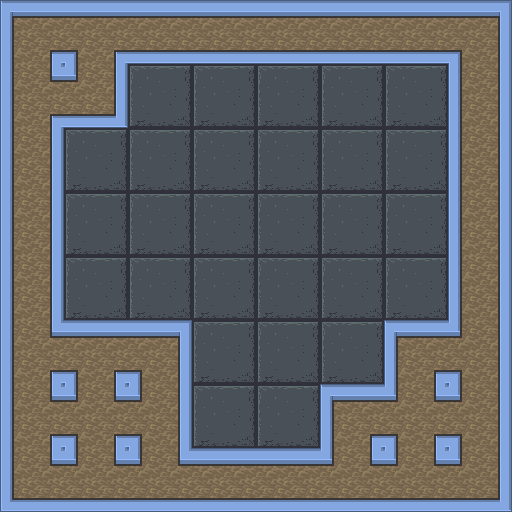

Below is a game level as drawn by its tile map, then a one-line description and the .tmx that defines it (tile-layer data replaced by summaries):
An orthogonal 8x8 tile map with 64x64 px tiles, 3 tile layers (floor, walls, ceiling).

<map version="1.2" tiledversion="1.3.3" orientation="orthogonal" renderorder="right-down" width="8" height="8" tilewidth="64" tileheight="64" infinite="0" nextlayerid="5" nextobjectid="3">
 <editorsettings>
  <export format="json" />
 </editorsettings>
 <tileset firstgid="1" name="blue_castle" tilewidth="64" tileheight="64" tilecount="30" columns="6">
  <image source="../tilesets/blue_castle.png" width="384" height="320" />
  <tile id="0">
   <properties>
    <property name="solid" type="bool" value="false" />
   </properties>
  </tile>
  <tile id="1">
   <properties>
    <property name="solid" type="bool" value="true" />
    <property name="wall" type="bool" value="true" />
   </properties>
  </tile>
  <tile id="2">
   <properties>
    <property name="solid" type="bool" value="true" />
   </properties>
  </tile>
  <tile id="3">
   <properties>
    <property name="solid" type="bool" value="false" />
   </properties>
  </tile>
  <tile id="4">
   <properties>
    <property name="solid" type="bool" value="true" />
   </properties>
  </tile>
  <tile id="5">
   <properties>
    <property name="solid" type="bool" value="false" />
   </properties>
  </tile>
  <tile id="6">
   <properties>
    <property name="solid" type="bool" value="false" />
   </properties>
  </tile>
  <tile id="7">
   <properties>
    <property name="solid" type="bool" value="false" />
   </properties>
  </tile>
  <tile id="8">
   <properties>
    <property name="solid" type="bool" value="false" />
   </properties>
  </tile>
  <tile id="9">
   <properties>
    <property name="solid" type="bool" value="false" />
   </properties>
  </tile>
  <tile id="10">
   <properties>
    <property name="solid" type="bool" value="true" />
   </properties>
  </tile>
  <tile id="11">
   <properties>
    <property name="solid" type="bool" value="false" />
   </properties>
  </tile>
  <tile id="12">
   <properties>
    <property name="solid" type="bool" value="true" />
   </properties>
  </tile>
  <tile id="13">
   <properties>
    <property name="solid" type="bool" value="true" />
    <property name="wall" type="bool" value="true" />
   </properties>
  </tile>
  <tile id="14">
   <properties>
    <property name="solid" type="bool" value="true" />
   </properties>
  </tile>
  <tile id="15">
   <properties>
    <property name="solid" type="bool" value="true" />
   </properties>
  </tile>
  <tile id="16">
   <properties>
    <property name="solid" type="bool" value="false" />
   </properties>
  </tile>
  <tile id="17">
   <properties>
    <property name="solid" type="bool" value="false" />
   </properties>
  </tile>
  <tile id="18">
   <properties>
    <property name="solid" type="bool" value="true" />
   </properties>
  </tile>
  <tile id="19">
   <properties>
    <property name="solid" type="bool" value="false" />
   </properties>
  </tile>
  <tile id="20">
   <properties>
    <property name="solid" type="bool" value="true" />
   </properties>
  </tile>
  <tile id="21">
   <properties>
    <property name="solid" type="bool" value="true" />
   </properties>
  </tile>
  <tile id="22">
   <properties>
    <property name="solid" type="bool" value="false" />
   </properties>
  </tile>
  <tile id="23">
   <properties>
    <property name="solid" type="bool" value="false" />
   </properties>
  </tile>
  <tile id="24">
   <properties>
    <property name="solid" type="bool" value="false" />
   </properties>
  </tile>
  <tile id="25">
   <properties>
    <property name="solid" type="bool" value="false" />
   </properties>
  </tile>
  <tile id="26">
   <properties>
    <property name="solid" type="bool" value="false" />
   </properties>
  </tile>
  <tile id="27">
   <properties>
    <property name="solid" type="bool" value="true" />
    <property name="wall" type="bool" value="true" />
   </properties>
  </tile>
  <tile id="28">
   <properties>
    <property name="solid" type="bool" value="true" />
    <property name="wall" type="bool" value="true" />
   </properties>
  </tile>
  <tile id="29">
   <properties>
    <property name="solid" type="bool" value="true" />
    <property name="wall" type="bool" value="true" />
   </properties>
  </tile>
 </tileset>
 <layer id="1" name="floor" width="8" height="8" locked="1">
  <data>[64 cells, 64 non-empty, 1 distinct tile ids]</data>
 </layer>
 <objectgroup id="4" name="starting" locked="1" />
 <layer id="2" name="walls" width="8" height="8" locked="1">
  <data>[64 cells, 0 non-empty, 0 distinct tile ids]</data>
 </layer>
 <layer id="3" name="ceiling" width="8" height="8">
  <data>[64 cells, 36 non-empty, 13 distinct tile ids]</data>
 </layer>
</map>
